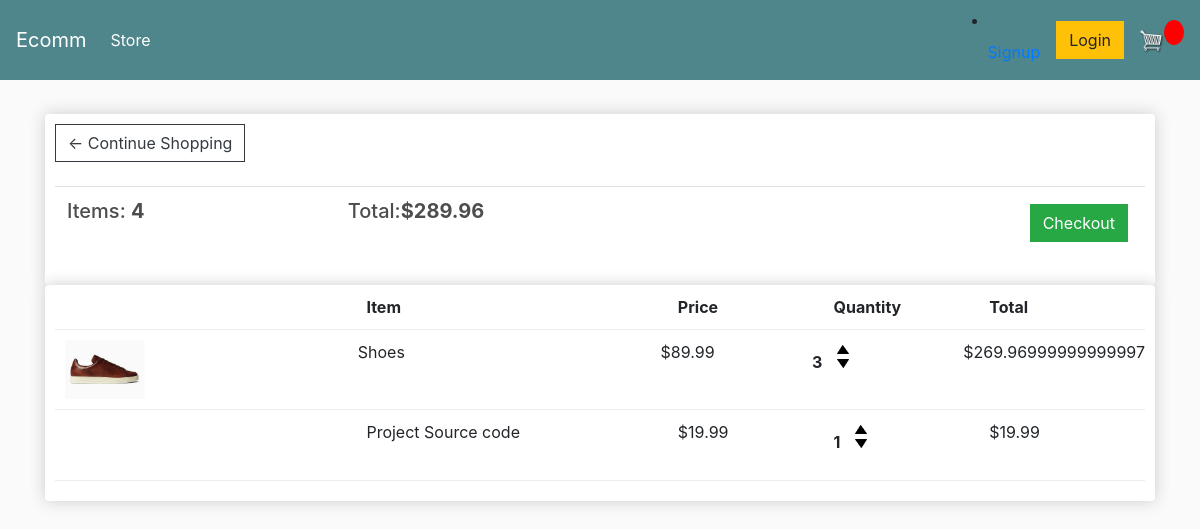
The app's page /cart/ (signed in) with its own data.
### store/models.py (models this page shows, shortened)
class Order(models.Model):
    customer = models.ForeignKey(Customer, on_delete=models.SET_NULL, blank=True, null=True)
    date_orderd = models.DateTimeField(auto_now_add=True)
    complete = models.BooleanField(default=False, null=True, blank=False)
    transaction_id = models.CharField(max_length=200, null=True)
    @property
    def get_cart_total(self):
        orderitems = self.orderitem_set.all()
        total = sum([item.get_total for item in orderitems])
        return total
    @property
    def get_cart_items(self):
        orderitems = self.orderitem_set.all()
        total = sum([item.quantity for item in orderitems])
        return total

class OrderItem(models.Model):
    product = models.ForeignKey(Product, on_delete=models.SET_NULL, blank=True, null=True)
    order = models.ForeignKey(Order, on_delete=models.SET_NULL, blank=True, null=True)
    quantity = models.IntegerField(default=0, null=True, blank=True)
    date_added = models.DateTimeField(auto_now_add=True)
    @property
    def get_total(self):
        total = self.product.price * self.quantity
        return total

class Product(models.Model):
    name = models.CharField(max_length=200)
    price = models.FloatField()
    digital = models.BooleanField(default=False, null=True, blank=True)
    image = models.ImageField(null=True, blank=True)
    @property
    def imageURL(self):
            try:
                url = self.image.url
            except:
                url = ''
            return url

### store/views.py (the view)
# urls.py: path('cart/', views.cart, name="cart"),
def cart(request):
	if request.user.is_authenticated:
		customer = request.user.customer
		order, created = Order.objects.get_or_create(customer=customer, complete=False)
		items = order.orderitem_set.all()
	else:
		items = []
		order = {'get_cart_total':0, 'get_cart_items':0, 'shipping':False}
	context = {'items':items, 'order':order}
	return render(request, 'store/cart.html', context)

### store/templates/store/cart.html
{% extends 'store/main.html' %}
{% load static %}
{% block content %}
<div class="row">
	<div class="col-lg-12">
		<div class="box-element">
			<a  class="btn btn-outline-dark" href="{% url 'store' %}">&#x2190; Continue Shopping</a>
			<br>
			<br>
			<table class="table">
				<tr>
					<th><h5>Items: <strong>{{order.get_cart_items}}</strong></h5></th>
					<th><h5>Total:<strong>${{order.get_cart_total}}</strong></h5></th>
					<th>
						<a  style="float:right; margin:5px;" class="btn btn-success" href="{% url 'checkout' %}">Checkout</a>
					</th>
				</tr>
			</table>
		</div>
<div class="box-element">
	<div class="cart-row">
		<div style="flex:2"></div>
		<div style="flex:2"><strong>Item</strong></div>
		<div style="flex:1"><strong>Price</strong></div>
		<div style="flex:1"><strong>Quantity</strong></div>
		<div style="flex:1"><strong>Total</strong></div>
	</div>
	{% for item in items %}
	<div class="cart-row">
		<div style="flex:2"><img class="row-image" src="{{item.product.imageURL}}"></div>
		<div style="flex:2">{{item.product.name}}</div>
		<div style="flex:1"><p>${{item.product.price|floatformat:2}}</p></div>
		<div style="flex:1">
			<p class="quantity">{{item.quantity}}</p>
			<div class="quantity">
				<img data-product="{{item.product.id}}" data-action="add" class="chg-quantity update-cart" src="{% static  'main/arrow-up.png' %}">
				<img data-product="{{item.product.id}}" data-action="remove" class="chg-quantity update-cart" src="{% static  'main/arrow-down.png' %}">
			</div>
		</div>
		<div style="flex:1">${{item.get_total}}</div>
	</div>
	{% endfor %}
        </div>
    </div>
</div>
{% endblock content %}

### static/css/main.css (style rules this page uses)
body { background-color: hsl(0, 0%, 98%); }
h1,h2,h3,h4,h5,h6 { color:hsl(0, 0%, 30%); }
.box-element { box-shadow:hsl(0, 0%, 80%) 0 0 16px; background-color: #fff; border-radius: 4px; padding: 10px; }
.col-lg-4, .col-lg-6, .col-lg-8, .col-lg-12 { margin-top: 10px; }
.btn { border-radius: 0; }
.row-image { width: 100px; }
.cart-row { display: flex; align-items: flex-stretch; padding-bottom: 10px; margin-bottom: 10px; border-bottom: 1px solid #ececec; }
.quantity { display: inline-block; font-weight: 700; padding-right:10px; }
.chg-quantity { width: 12px; cursor: pointer; display: block; margin-top: 5px; transition:.1s; }

### records on screen
Order: get_cart_items "4", get_cart_total "289.96"
OrderItem: product.imageURL (picture), product.name "Shoes", product.price "89.99", quantity "3", get_total "269.96999999999997"
OrderItem: product.name "Project Source code", product.price "19.99", quantity "1", get_total "19.99"
